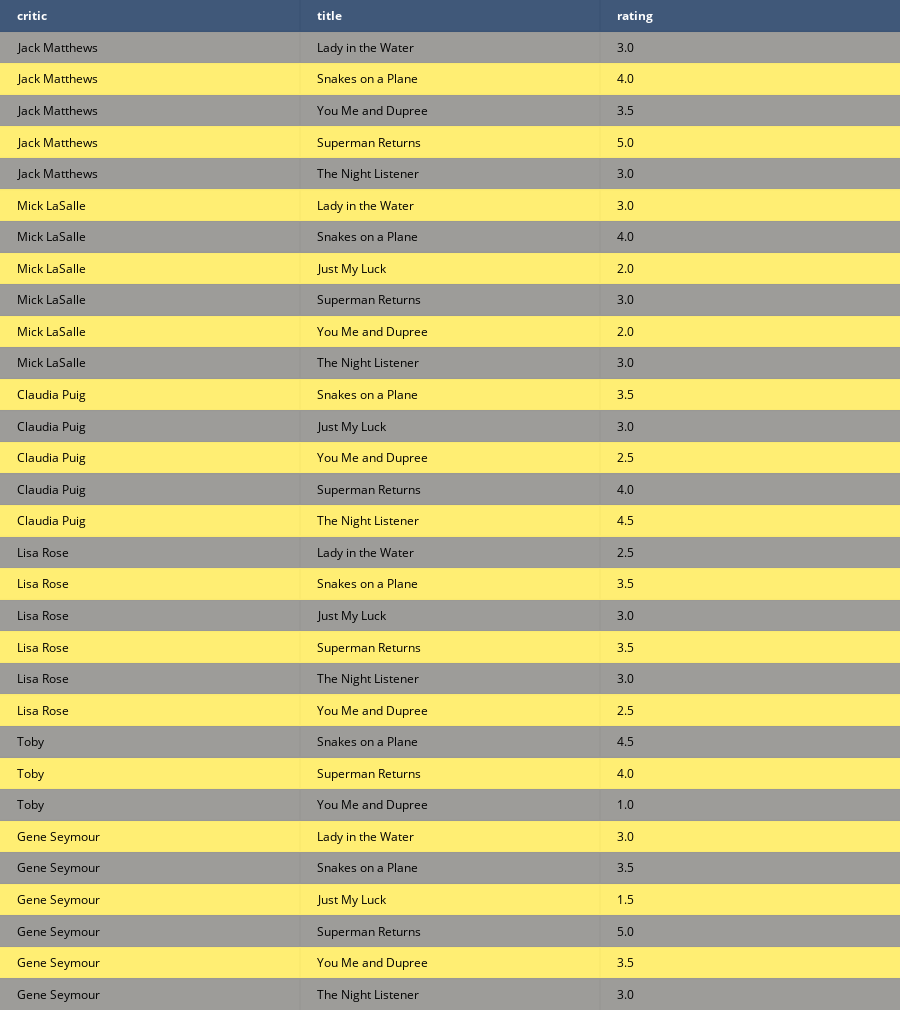

The cell this chart's notebook holds for it:
### Code cell
fig=ff.create_table(df,colorscale='Cividis')
iplot(fig)

### Figure 1 — Plotly figure (JSON) as saved in the notebook; plotly's stock layout.template omitted (floating-point values rounded to 4 significant figures)
{"data": [{"colorscale": "Cividis", "hoverinfo": "none", "opacity": 0.75, "showscale": false, "type": "heatmap", "uid": "b8caffbc-2571-4eeb-98c7-bd7cdf0804ac", "z": [[0, 0, 0], [0.5, 0.5, 0.5], [1, 1, 1], [0.5, 0.5, 0.5], [1, 1, 1], [0.5, 0.5, 0.5], [1, 1, 1], [0.5, 0.5, 0.5], [1, 1, 1], [0.5, 0.5, 0.5], [1, 1, 1], [0.5, 0.5, 0.5], [1, 1, 1], [0.5, 0.5, 0.5], [1, 1, 1], [0.5, 0.5, 0.5], [1, 1, 1], [0.5, 0.5, 0.5], [1, 1, 1], [0.5, 0.5, 0.5], [1, 1, 1], [0.5, 0.5, 0.5], [1, 1, 1], [0.5, 0.5, 0.5], [1, 1, 1], [0.5, 0.5, 0.5], [1, 1, 1], [0.5, 0.5, 0.5], [1, 1, 1], [0.5, 0.5, 0.5], [1, 1, 1], [0.5, 0.5, 0.5]]}], "layout": {"annotations": [{"align": "left", "font": {"color": "#ffffff"}, "showarrow": false, "text": "<b>critic</b>", "x": -0.45, "xanchor": "left", "xref": "x", "y": 0, "yref": "y"}, {"align": "left", "font": {"color": "#ffffff"}, "showarrow": false, "text": "<b>title</b>", "x": 0.55, "xanchor": "left", "xref": "x", "y": 0, "yref": "y"}, {"align": "left", "font": {"color": "#ffffff"}, "showarrow": false, "text": "<b>rating</b>", "x": 1.55, "xanchor": "left", "xref": "x", "y": 0, "yref": "y"}, {"align": "left", "font": {"color": "#000000"}, "showarrow": false, "text": "Jack Matthews", "x": -0.45, "xanchor": "left", "xref": "x", "y": 1, "yref": "y"}, {"align": "left", "font": {"color": "#000000"}, "showarrow": false, "text": "Lady in the Water", "x": 0.55, "xanchor": "left", "xref": "x", "y": 1, "yref": "y"}, {"align": "left", "font": {"color": "#000000"}, "showarrow": false, "text": "3.0", "x": 1.55, "xanchor": "left", "xref": "x", "y": 1, "yref": "y"}, {"align": "left", "font": {"color": "#000000"}, "showarrow": false, "text": "Jack Matthews", "x": -0.45, "xanchor": "left", "xref": "x", "y": 2, "yref": "y"}, {"align": "left", "font": {"color": "#000000"}, "showarrow": false, "text": "Snakes on a Plane", "x": 0.55, "xanchor": "left", "xref": "x", "y": 2, "yref": "y"}, {"align": "left", "font": {"color": "#000000"}, "showarrow": false, "text": "4.0", "x": 1.55, "xanchor": "left", "xref": "x", "y": 2, "yref": "y"}, {"align": "left", "font": {"color": "#000000"}, "showarrow": false, "text": "Jack Matthews", "x": -0.45, "xanchor": "left", "xref": "x", "y": 3, "yref": "y"}, {"align": "left", "font": {"color": "#000000"}, "showarrow": false, "text": "You Me and Dupree", "x": 0.55, "xanchor": "left", "xref": "x", "y": 3, "yref": "y"}, {"align": "left", "font": {"color": "#000000"}, "showarrow": false, "text": "3.5", "x": 1.55, "xanchor": "left", "xref": "x", "y": 3, "yref": "y"}, {"align": "left", "font": {"color": "#000000"}, "showarrow": false, "text": "Jack Matthews", "x": -0.45, "xanchor": "left", "xref": "x", "y": 4, "yref": "y"}, {"align": "left", "font": {"color": "#000000"}, "showarrow": false, "text": "Superman Returns", "x": 0.55, "xanchor": "left", "xref": "x", "y": 4, "yref": "y"}, {"align": "left", "font": {"color": "#000000"}, "showarrow": false, "text": "5.0", "x": 1.55, "xanchor": "left", "xref": "x", "y": 4, "yref": "y"}, {"align": "left", "font": {"color": "#000000"}, "showarrow": false, "text": "Jack Matthews", "x": -0.45, "xanchor": "left", "xref": "x", "y": 5, "yref": "y"}, {"align": "left", "font": {"color": "#000000"}, "showarrow": false, "text": "The Night Listener", "x": 0.55, "xanchor": "left", "xref": "x", "y": 5, "yref": "y"}, {"align": "left", "font": {"color": "#000000"}, "showarrow": false, "text": "3.0", "x": 1.55, "xanchor": "left", "xref": "x", "y": 5, "yref": "y"}, {"align": "left", "font": {"color": "#000000"}, "showarrow": false, "text": "Mick LaSalle", "x": -0.45, "xanchor": "left", "xref": "x", "y": 6, "yref": "y"}, {"align": "left", "font": {"color": "#000000"}, "showarrow": false, "text": "Lady in the Water", "x": 0.55, "xanchor": "left", "xref": "x", "y": 6, "yref": "y"}, {"align": "left", "font": {"color": "#000000"}, "showarrow": false, "text": "3.0", "x": 1.55, "xanchor": "left", "xref": "x", "y": 6, "yref": "y"}, {"align": "left", "font": {"color": "#000000"}, "showarrow": false, "text": "Mick LaSalle", "x": -0.45, "xanchor": "left", "xref": "x", "y": 7, "yref": "y"}, {"align": "left", "font": {"color": "#000000"}, "showarrow": false, "text": "Snakes on a Plane", "x": 0.55, "xanchor": "left", "xref": "x", "y": 7, "yref": "y"}, {"align": "left", "font": {"color": "#000000"}, "showarrow": false, "text": "4.0", "x": 1.55, "xanchor": "left", "xref": "x", "y": 7, "yref": "y"}, {"align": "left", "font": {"color": "#000000"}, "showarrow": false, "text": "Mick LaSalle", "x": -0.45, "xanchor": "left", "xref": "x", "y": 8, "yref": "y"}, {"align": "left", "font": {"color": "#000000"}, "showarrow": false, "text": "Just My Luck", "x": 0.55, "xanchor": "left", "xref": "x", "y": 8, "yref": "y"}, {"align": "left", "font": {"color": "#000000"}, "showarrow": false, "text": "2.0", "x": 1.55, "xanchor": "left", "xref": "x", "y": 8, "yref": "y"}, {"align": "left", "font": {"color": "#000000"}, "showarrow": false, "text": "Mick LaSalle", "x": -0.45, "xanchor": "left", "xref": "x", "y": 9, "yref": "y"}, {"align": "left", "font": {"color": "#000000"}, "showarrow": false, "text": "Superman Returns", "x": 0.55, "xanchor": "left", "xref": "x", "y": 9, "yref": "y"}, {"align": "left", "font": {"color": "#000000"}, "showarrow": false, "text": "3.0", "x": 1.55, "xanchor": "left", "xref": "x", "y": 9, "yref": "y"}, {"align": "left", "font": {"color": "#000000"}, "showarrow": false, "text": "Mick LaSalle", "x": -0.45, "xanchor": "left", "xref": "x", "y": 10, "yref": "y"}, {"align": "left", "font": {"color": "#000000"}, "showarrow": false, "text": "You Me and Dupree", "x": 0.55, "xanchor": "left", "xref": "x", "y": 10, "yref": "y"}, {"align": "left", "font": {"color": "#000000"}, "showarrow": false, "text": "2.0", "x": 1.55, "xanchor": "left", "xref": "x", "y": 10, "yref": "y"}, {"align": "left", "font": {"color": "#000000"}, "showarrow": false, "text": "Mick LaSalle", "x": -0.45, "xanchor": "left", "xref": "x", "y": 11, "yref": "y"}, {"align": "left", "font": {"color": "#000000"}, "showarrow": false, "text": "The Night Listener", "x": 0.55, "xanchor": "left", "xref": "x", "y": 11, "yref": "y"}, {"align": "left", "font": {"color": "#000000"}, "showarrow": false, "text": "3.0", "x": 1.55, "xanchor": "left", "xref": "x", "y": 11, "yref": "y"}, {"align": "left", "font": {"color": "#000000"}, "showarrow": false, "text": "Claudia Puig", "x": -0.45, "xanchor": "left", "xref": "x", "y": 12, "yref": "y"}, {"align": "left", "font": {"color": "#000000"}, "showarrow": false, "text": "Snakes on a Plane", "x": 0.55, "xanchor": "left", "xref": "x", "y": 12, "yref": "y"}, {"align": "left", "font": {"color": "#000000"}, "showarrow": false, "text": "3.5", "x": 1.55, "xanchor": "left", "xref": "x", "y": 12, "yref": "y"}, {"align": "left", "font": {"color": "#000000"}, "showarrow": false, "text": "Claudia Puig", "x": -0.45, "xanchor": "left", "xref": "x", "y": 13, "yref": "y"}, {"align": "left", "font": {"color": "#000000"}, "showarrow": false, "text": "Just My Luck", "x": 0.55, "xanchor": "left", "xref": "x", "y": 13, "yref": "y"}, {"align": "left", "font": {"color": "#000000"}, "showarrow": false, "text": "3.0", "x": 1.55, "xanchor": "left", "xref": "x", "y": 13, "yref": "y"}, {"align": "left", "font": {"color": "#000000"}, "showarrow": false, "text": "Claudia Puig", "x": -0.45, "xanchor": "left", "xref": "x", "y": 14, "yref": "y"}, {"align": "left", "font": {"color": "#000000"}, "showarrow": false, "text": "You Me and Dupree", "x": 0.55, "xanchor": "left", "xref": "x", "y": 14, "yref": "y"}, {"align": "left", "font": {"color": "#000000"}, "showarrow": false, "text": "2.5", "x": 1.55, "xanchor": "left", "xref": "x", "y": 14, "yref": "y"}, {"align": "left", "font": {"color": "#000000"}, "showarrow": false, "text": "Claudia Puig", "x": -0.45, "xanchor": "left", "xref": "x", "y": 15, "yref": "y"}, {"align": "left", "font": {"color": "#000000"}, "showarrow": false, "text": "Superman Returns", "x": 0.55, "xanchor": "left", "xref": "x", "y": 15, "yref": "y"}, {"align": "left", "font": {"color": "#000000"}, "showarrow": false, "text": "4.0", "x": 1.55, "xanchor": "left", "xref": "x", "y": 15, "yref": "y"}, {"align": "left", "font": {"color": "#000000"}, "showarrow": false, "text": "Claudia Puig", "x": -0.45, "xanchor": "left", "xref": "x", "y": 16, "yref": "y"}, {"align": "left", "font": {"color": "#000000"}, "showarrow": false, "text": "The Night Listener", "x": 0.55, "xanchor": "left", "xref": "x", "y": 16, "yref": "y"}, {"align": "left", "font": {"color": "#000000"}, "showarrow": false, "text": "4.5", "x": 1.55, "xanchor": "left", "xref": "x", "y": 16, "yref": "y"}, {"align": "left", "font": {"color": "#000000"}, "showarrow": false, "text": "Lisa Rose", "x": -0.45, "xanchor": "left", "xref": "x", "y": 17, "yref": "y"}, {"align": "left", "font": {"color": "#000000"}, "showarrow": false, "text": "Lady in the Water", "x": 0.55, "xanchor": "left", "xref": "x", "y": 17, "yref": "y"}, {"align": "left", "font": {"color": "#000000"}, "showarrow": false, "text": "2.5", "x": 1.55, "xanchor": "left", "xref": "x", "y": 17, "yref": "y"}, {"align": "left", "font": {"color": "#000000"}, "showarrow": false, "text": "Lisa Rose", "x": -0.45, "xanchor": "left", "xref": "x", "y": 18, "yref": "y"}, {"align": "left", "font": {"color": "#000000"}, "showarrow": false, "text": "Snakes on a Plane", "x": 0.55, "xanchor": "left", "xref": "x", "y": 18, "yref": "y"}, {"align": "left", "font": {"color": "#000000"}, "showarrow": false, "text": "3.5", "x": 1.55, "xanchor": "left", "xref": "x", "y": 18, "yref": "y"}, {"align": "left", "font": {"color": "#000000"}, "showarrow": false, "text": "Lisa Rose", "x": -0.45, "xanchor": "left", "xref": "x", "y": 19, "yref": "y"}, {"align": "left", "font": {"color": "#000000"}, "showarrow": false, "text": "Just My Luck", "x": 0.55, "xanchor": "left", "xref": "x", "y": 19, "yref": "y"}, {"align": "left", "font": {"color": "#000000"}, "showarrow": false, "text": "3.0", "x": 1.55, "xanchor": "left", "xref": "x", "y": 19, "yref": "y"}, {"align": "left", "font": {"color": "#000000"}, "showarrow": false, "text": "Lisa Rose", "x": -0.45, "xanchor": "left", "xref": "x", "y": 20, "yref": "y"}, {"align": "left", "font": {"color": "#000000"}, "showarrow": false, "text": "Superman Returns", "x": 0.55, "xanchor": "left", "xref": "x", "y": 20, "yref": "y"}, {"align": "left", "font": {"color": "#000000"}, "showarrow": false, "text": "3.5", "x": 1.55, "xanchor": "left", "xref": "x", "y": 20, "yref": "y"}, {"align": "left", "font": {"color": "#000000"}, "showarrow": false, "text": "Lisa Rose", "x": -0.45, "xanchor": "left", "xref": "x", "y": 21, "yref": "y"}, {"align": "left", "font": {"color": "#000000"}, "showarrow": false, "text": "The Night Listener", "x": 0.55, "xanchor": "left", "xref": "x", "y": 21, "yref": "y"}, {"align": "left", "font": {"color": "#000000"}, "showarrow": false, "text": "3.0", "x": 1.55, "xanchor": "left", "xref": "x", "y": 21, "yref": "y"}, {"align": "left", "font": {"color": "#000000"}, "showarrow": false, "text": "Lisa Rose", "x": -0.45, "xanchor": "left", "xref": "x", "y": 22, "yref": "y"}, {"align": "left", "font": {"color": "#000000"}, "showarrow": false, "text": "You Me and Dupree", "x": 0.55, "xanchor": "left", "xref": "x", "y": 22, "yref": "y"}, {"align": "left", "font": {"color": "#000000"}, "showarrow": false, "text": "2.5", "x": 1.55, "xanchor": "left", "xref": "x", "y": 22, "yref": "y"}, {"align": "left", "font": {"color": "#000000"}, "showarrow": false, "text": "Toby", "x": -0.45, "xanchor": "left", "xref": "x", "y": 23, "yref": "y"}, {"align": "left", "font": {"color": "#000000"}, "showarrow": false, "text": "Snakes on a Plane", "x": 0.55, "xanchor": "left", "xref": "x", "y": 23, "yref": "y"}, {"align": "left", "font": {"color": "#000000"}, "showarrow": false, "text": "4.5", "x": 1.55, "xanchor": "left", "xref": "x", "y": 23, "yref": "y"}, {"align": "left", "font": {"color": "#000000"}, "showarrow": false, "text": "Toby", "x": -0.45, "xanchor": "left", "xref": "x", "y": 24, "yref": "y"}, {"align": "left", "font": {"color": "#000000"}, "showarrow": false, "text": "Superman Returns", "x": 0.55, "xanchor": "left", "xref": "x", "y": 24, "yref": "y"}, {"align": "left", "font": {"color": "#000000"}, "showarrow": false, "text": "4.0", "x": 1.55, "xanchor": "left", "xref": "x", "y": 24, "yref": "y"}, {"align": "left", "font": {"color": "#000000"}, "showarrow": false, "text": "Toby", "x": -0.45, "xanchor": "left", "xref": "x", "y": 25, "yref": "y"}, {"align": "left", "font": {"color": "#000000"}, "showarrow": false, "text": "You Me and Dupree", "x": 0.55, "xanchor": "left", "xref": "x", "y": 25, "yref": "y"}, {"align": "left", "font": {"color": "#000000"}, "showarrow": false, "text": "1.0", "x": 1.55, "xanchor": "left", "xref": "x", "y": 25, "yref": "y"}, {"align": "left", "font": {"color": "#000000"}, "showarrow": false, "text": "Gene Seymour", "x": -0.45, "xanchor": "left", "xref": "x", "y": 26, "yref": "y"}, {"align": "left", "font": {"color": "#000000"}, "showarrow": false, "text": "Lady in the Water", "x": 0.55, "xanchor": "left", "xref": "x", "y": 26, "yref": "y"}, {"align": "left", "font": {"color": "#000000"}, "showarrow": false, "text": "3.0", "x": 1.55, "xanchor": "left", "xref": "x", "y": 26, "yref": "y"}, {"align": "left", "font": {"color": "#000000"}, "showarrow": false, "text": "Gene Seymour", "x": -0.45, "xanchor": "left", "xref": "x", "y": 27, "yref": "y"}, {"align": "left", "font": {"color": "#000000"}, "showarrow": false, "text": "Snakes on a Plane", "x": 0.55, "xanchor": "left", "xref": "x", "y": 27, "yref": "y"}, {"align": "left", "font": {"color": "#000000"}, "showarrow": false, "text": "3.5", "x": 1.55, "xanchor": "left", "xref": "x", "y": 27, "yref": "y"}, {"align": "left", "font": {"color": "#000000"}, "showarrow": false, "text": "Gene Seymour", "x": -0.45, "xanchor": "left", "xref": "x", "y": 28, "yref": "y"}, {"align": "left", "font": {"color": "#000000"}, "showarrow": false, "text": "Just My Luck", "x": 0.55, "xanchor": "left", "xref": "x", "y": 28, "yref": "y"}, {"align": "left", "font": {"color": "#000000"}, "showarrow": false, "text": "1.5", "x": 1.55, "xanchor": "left", "xref": "x", "y": 28, "yref": "y"}, {"align": "left", "font": {"color": "#000000"}, "showarrow": false, "text": "Gene Seymour", "x": -0.45, "xanchor": "left", "xref": "x", "y": 29, "yref": "y"}, {"align": "left", "font": {"color": "#000000"}, "showarrow": false, "text": "Superman Returns", "x": 0.55, "xanchor": "left", "xref": "x", "y": 29, "yref": "y"}, {"align": "left", "font": {"color": "#000000"}, "showarrow": false, "text": "5.0", "x": 1.55, "xanchor": "left", "xref": "x", "y": 29, "yref": "y"}, {"align": "left", "font": {"color": "#000000"}, "showarrow": false, "text": "Gene Seymour", "x": -0.45, "xanchor": "left", "xref": "x", "y": 30, "yref": "y"}, {"align": "left", "font": {"color": "#000000"}, "showarrow": false, "text": "You Me and Dupree", "x": 0.55, "xanchor": "left", "xref": "x", "y": 30, "yref": "y"}, {"align": "left", "font": {"color": "#000000"}, "showarrow": false, "text": "3.5", "x": 1.55, "xanchor": "left", "xref": "x", "y": 30, "yref": "y"}, {"align": "left", "font": {"color": "#000000"}, "showarrow": false, "text": "Gene Seymour", "x": -0.45, "xanchor": "left", "xref": "x", "y": 31, "yref": "y"}, {"align": "left", "font": {"color": "#000000"}, "showarrow": false, "text": "The Night Listener", "x": 0.55, "xanchor": "left", "xref": "x", "y": 31, "yref": "y"}, {"align": "left", "font": {"color": "#000000"}, "showarrow": false, "text": "3.0", "x": 1.55, "xanchor": "left", "xref": "x", "y": 31, "yref": "y"}], "height": 1010, "margin": {"b": 0, "l": 0, "r": 0, "t": 0}, "xaxis": {"dtick": 1, "gridwidth": 2, "showticklabels": false, "tick0": -0.5, "ticks": "", "zeroline": false}, "yaxis": {"autorange": "reversed", "dtick": 1, "gridwidth": 2, "showticklabels": false, "tick0": 0.5, "ticks": "", "zeroline": false}}}
